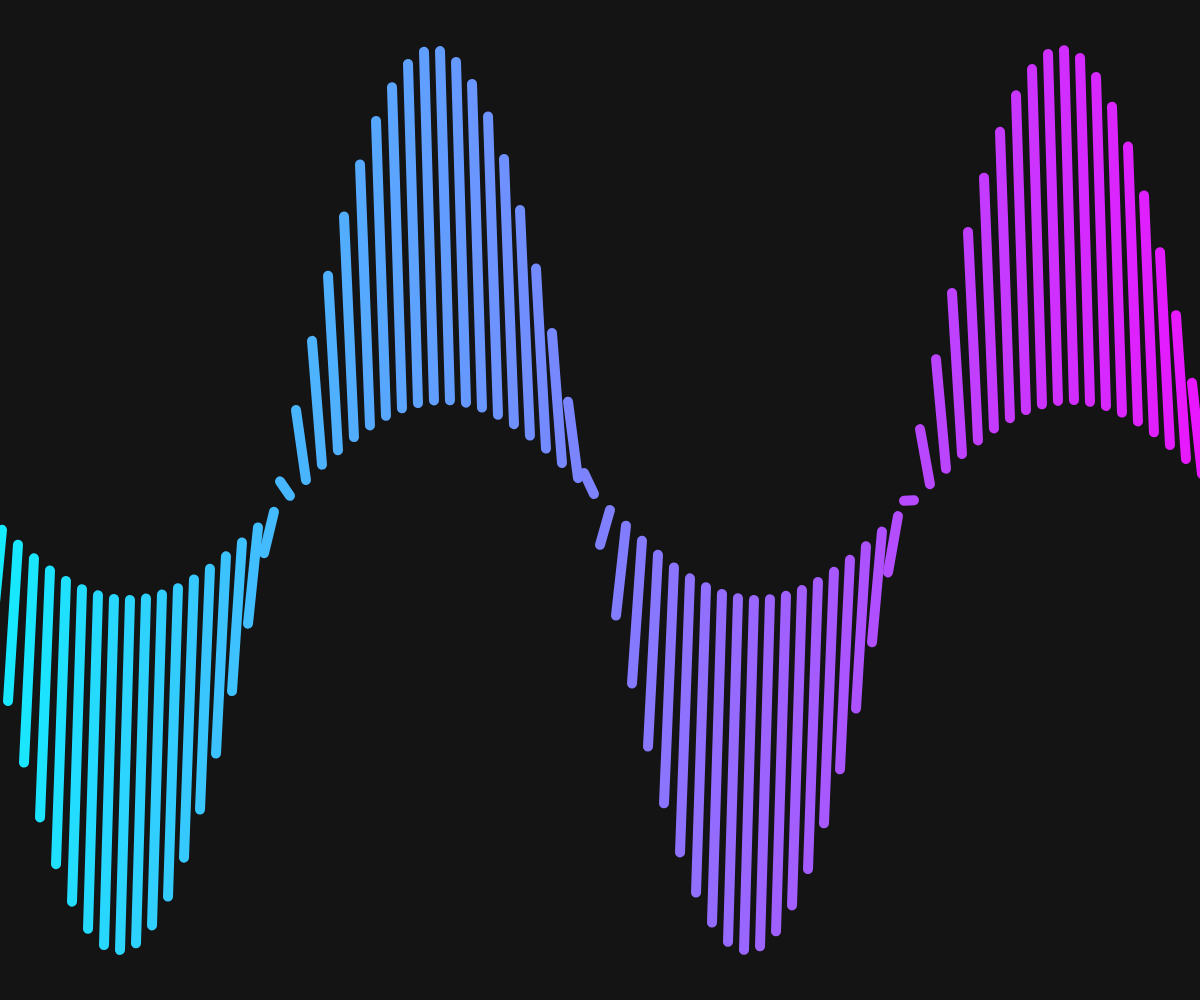
Frame 1 (no input)
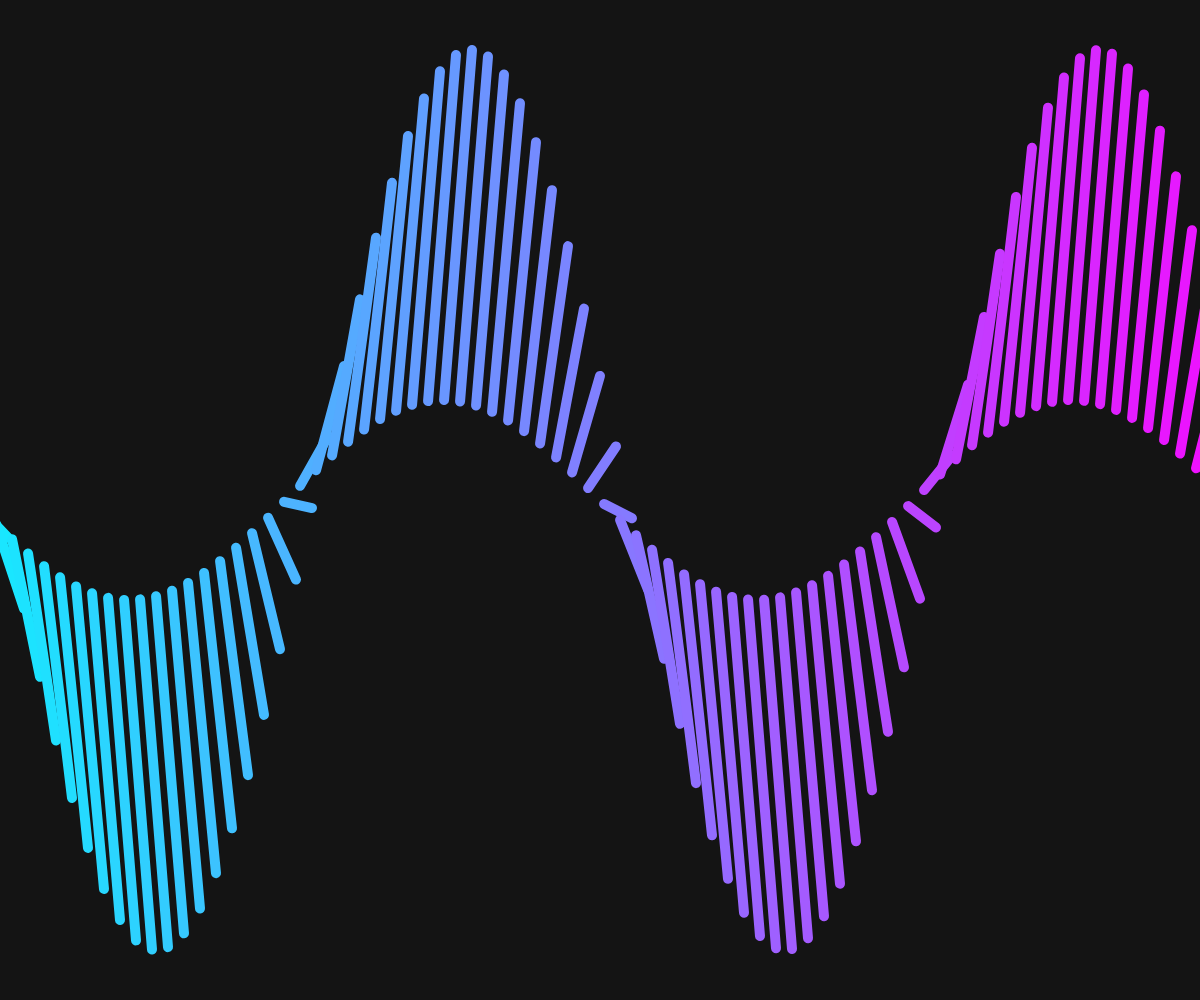
Frame 60 (no input)
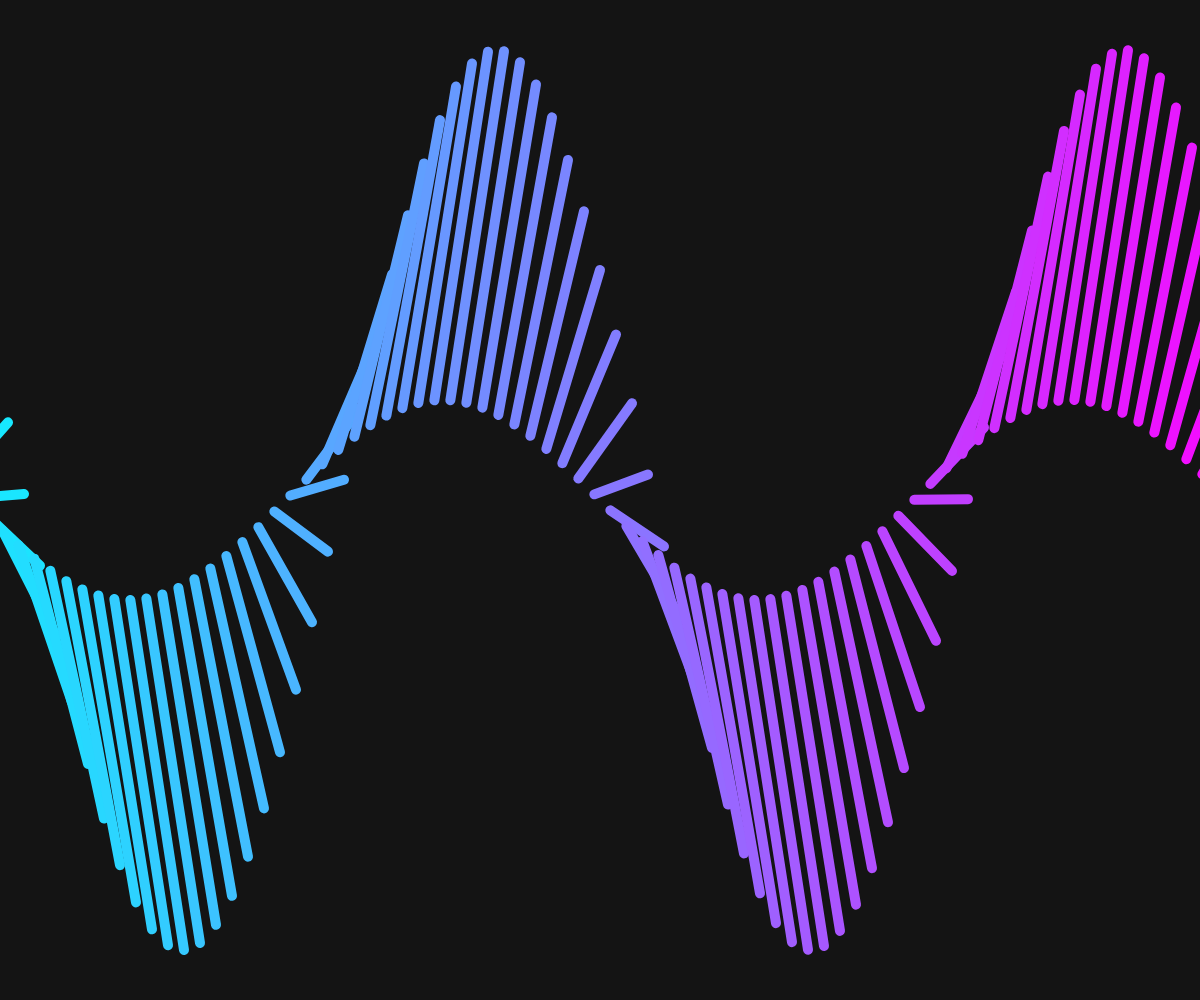
Frame 120 (the mouse pressed at the canvas centre since frame 60)

The p5.js sketch that drew these frames (run headless with seeded random() and noise() and a simulated clock; from frame 60 on, the mouse is pressed at the canvas centre):

// p5.js sketch
// ── sketch.js
let colorData = {
  fore:220,
  back:20,
  accent:0,
  accent2:0
}
dots = []
const linecount = 90
let linecol





function setup() {
  pixelDensity(1)
  frameRate(40)
  colorData.accent2 = color(255,0,255)
  colorData.accent = color(0,255,255)
  createCanvas(windowWidth,windowHeight)
  cx = windowWidth/2
  cy = windowHeight/2
  outerBound = min(windowHeight/2, windowWidth/2)*0.9
  for(let i = 0;i<linecount;i++){
    dots.push(new dot(i))
  }

}

function draw() {
  translate(cx,cy)
  background(colorData.back)
  //print(dots)
  print(min(windowWidth,windowHeight))
  dots.forEach((e) =>{
    linecol = lerpColor(colorData.accent,colorData.accent2,map(e.i,0,linecount,0,1))
    e.update()
    e.render(linecol)
  })
}

class dot{
  constructor(i){
    this.i = i
    this.px = map(i,0,linecount,-cx*1.2,cx*1.2)
    this.x = this.px
    this.y = map(sin(this.x),-1,1,-cy*0.9,cy*0.9)
  }
  update(){
    this.x = this.px + sin(frameCount/10)*100
    this.y = map(sin(this.x/100),-1,1,-cy*0.9,cy*0.9)
  }
  render(color){
    strokeWeight(10)
    stroke(color)
    line(this.px,this.y,this.x,sin(this.x/100)*100)
  }
}
